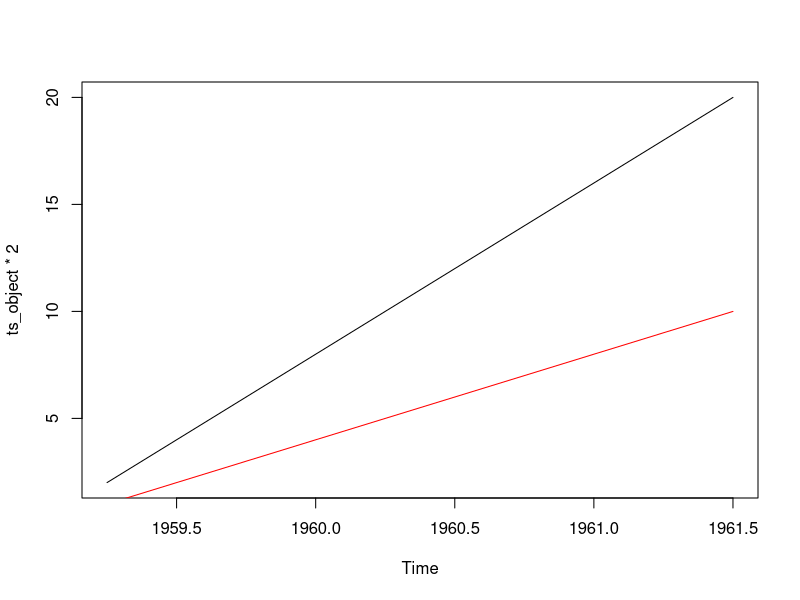

Here is the R script that generated this plot:
## ---- chunk 1
knitr::opts_chunk$set(echo = TRUE, collapse = FALSE, warning = FALSE,
                      message = FALSE)
i = -1
knitr::opts_template$set(exercice = list(box.title = paste("Exercice "),
                                         box.icon = "fa-question",
                                         box.collapse = NULL))
knitr::opts_template$set(solution = list(box.title = "Solution",
                                         box.body = list(fill = "#e6f6e7", colour = "black"),
                                         box.header = list(fill = "#ace1af", colour = "black"),
                                         box.icon = "fa-check-square",
                                         box.collapse = TRUE))
knitr::opts_template$set(alert = list(box.title = "Attention !",
                                      box.body = list(fill = "#fa5b42", colour = "#fdf6d4"),
                                      box.collapse = NULL,
                                      box.icon = "fa-exclamation-triangle"))
knitr::opts_template$set(indice = list(box.title = "Indice",
                                      box.body = list(fill = "#fff9dc", colour = "black"),
                                      box.header = list(fill = "#ffec8b", colour = "black"),
                                      box.icon = "fa-search",
                                      box.collapse = TRUE))
## ---- chunk 2
ts(1:10, frequency = 4, start = c(1959, 2)) # 2ème trimestre de 1959
# Équivalent à 
ts(1:10, frequency = 4, start = 1959 + 1/4)
## ---- chunk 3
ts(1:10, frequency = 4, end = c(1959, 2))
## ---- chunk 4
ts(1:10, frequency = 4, start = c(1959, 2), end = c(1960, 4))
## ---- chunk 5
ts_object <- ts(1:10, frequency = 4, start = c(1959, 2))
window(ts_object, end = c(1960, 4))
## ---- chunk 6
start(ts_object)
end(ts_object)
frequency(ts_object)
## ---- chunk 7
time(ts_object)
cycle(ts_object)
## ---- chunk 8
ts_object[cycle(ts_object) == 2]
## ---- chunk 9
indicatrice <- ts(0, start = 2000, end = 2020, frequency = 12)
window(indicatrice, start = c(2005, 4), end = c(2005, 4)) <- 1
indicatrice
## ---- chunk 10
plot(ts_object * 2)
lines(ts_object, col = "red")
## ---- chunk 11
mts <- ts(matrix(rnorm(300), 100, 3), start = c(1961, 1), frequency = 12)
## ---- chunk 12
colnames(mts)
# mts[,1] # ou de façon équivalente :
mts[, "Series 1"]
## ---- chunk 13
ts_object2 <- ts(1:10, frequency = 4, start = c(1960, 1))
ts.union(ts_object, ts_object2) # on garde toute la couverture temporelle en rajoutant des NA
ts.intersect(ts_object, ts_object2) # on ne garde que les périodes communes
## ---- chunk 14
ipi_fr_manuf <- ts(c(94.2, 96.69, 95.66, 95.06, 95.96, 93.97, 94.16, 93.4, 
94.12, 94.29, 92.42, 93.01, 94.98, 93.31, 93.76, 93.06, 91.93, 
93.41, 91.68, 92.98, 93.42, 92.39, 93.74, 92.69, 93.12, 92.57, 
93.49, 92.59, 92.85, 91.74, 91.23, 91.53, 90.08, 90.47, 89.97, 
88.44, 88.66, 87.86, 87.38, 87.42, 87.14, 86.24, 87.67, 86.86, 
87.2, 87.68, 85.93, 86.25, 88.14, 87.71, 88.21, 89.59, 90.38, 
90.76, 91.67, 92.18, 91.79, 93.02, 94.54, 94.04, 94.17, 94.56, 
93.94, 94.29, 93.59, 94.34, 94.79, 94.04, 94.62, 93.51, 92.59, 
94.9, 93.89, 93.19, 94.19, 93.67, 95.19, 94.72, 92.82, 95.49, 
95.13, 94.21, 95.42, 95.34, 94.39, 96.09, 97.14, 100.02, 97.84, 
98.59, 98.72, 102.9, 100.51, 103.23, 100.91, 103.1, 103.21, 103.76, 
102.15, 103.37, 104.98, 104.21, 105.32, 102.65, 104.34, 104.07, 
104.39, 103.62, 104.75, 103.36, 103.8, 104.89, 105.49, 106.69, 
106.91, 104.6, 107.76, 109.36, 109.26, 108.33, 109.12, 109.6, 
110.2, 110.81, 112.57, 110.92, 112.15, 110.86, 111.53, 112.75, 
112.67, 114.3, 113.32, 114.09, 114.65, 112.12, 113.06, 113.27, 
111.34, 114.36, 111.94, 112.04, 109.81, 110.12, 110.98, 111.91, 
112.23, 112.86, 111.23, 111.13, 109.96, 112.59, 110.62, 109.69, 
111.26, 108.05, 110.05, 110.39, 110.92, 110.7, 107.72, 107.26, 
109.22, 108.78, 108.66, 110.62, 108.8, 109.42, 110.12, 111.6, 
110.61, 111, 110.22, 111.69, 112.3, 107.68, 111.92, 112.66, 110.38, 
110.74, 113.16, 111.04, 108.72, 112, 110.35, 110.3, 110.21, 109.04, 
112.63, 109.26, 113.55, 112.07, 111.16, 110.64, 112.98, 111.54, 
114.46, 114.28, 112.29, 111.52, 113.52, 112.84, 112.1, 114.24, 
113.24, 114.18, 114.73, 113.28, 115.9, 114.88, 115.04, 115.72, 
112.57, 115.17, 113.71, 113.82, 115.29, 116.48, 114.36, 116.12, 
111.24, 110.64, 111.49, 109.8, 109.25, 107.21, 100.8, 99.34, 
94.87, 93.66, 92.19, 92.2, 93.49, 95.23, 94.71, 96.27, 97.09, 
96.3, 97.66, 96.56, 97.12, 96.6, 98.78, 98.7, 99.27, 99.03, 99.69, 
98.63, 99.98, 99.7, 100.82, 101.79, 104.09, 105.03, 103.59, 102.21, 
105.56, 101.55, 103.08, 101.93, 101.22, 101.5, 104.35, 102.1, 
101.05, 100.14, 101.87, 100.16, 99.79, 99.16, 100.01, 101.92, 
100.11, 97.66, 97.59, 99.12, 98.02, 98.55, 98.78, 100.31, 100.31, 
99.64, 98.56, 98.37, 98.54, 99.16, 100.35, 99.27, 98.24, 99.95, 
99.43, 99.53, 96.53, 99.06, 100.11, 98.2, 99.17, 97.91, 96.93, 
99.45, 99.02, 99.38, 99.74, 99.38, 100.85, 100.02, 98.66, 100.22, 
101.23, 100.64, 99.94, 100.92, 102.39, 100.8, 99.54, 100.73, 
99.76, 99.07, 99.77, 101.63, 100.4, 99.4, 102.76, 100.97, 100.16, 
101.11, 102.62, 101.82, 103.7, 103.02, 103.59, 103.54, 104.38, 
105.57, 105.52, 105.93, 103.59, 102.87, 103.82, 103.83, 102.5, 
104.23, 104.04, 104.61, 103.38, 104.22, 103.42, 103.7, 104.93, 
105.75, 104.38, 104.29, 105.98, 103.72, 104.07, 103.1, 103.88, 
104.37), start = 1990, frequency = 12)
## ---- chunk 15
ev <- function(x){
  result <- (x/lag(x, k = -1) - 1) * 100
  return(result)
}
# Ou de manière équivalente :
ev2 <- function(x){
  # Attention ici c'est bien k = 1 dans la fonction diff
  # et k = -1 dans la fonction lag
  result <- (diff(x, k = 1) /lag(x, k = -1)) * 100
  return(result)
}
#################################################
# Remarque : pour des raisons informatiques ces deux fonctions ne donnent pas exactement le même résultat.
# C'est un problème récurrent lorsque l'on souhaite tester l'équalité entre deux séries temporelles :
all (ev(ipi_fr_manuf) == ev2(ipi_fr_manuf))
# Une solution est plutôt d'utiliser la fonction all.equal():
isTRUE(all.equal(ev(ipi_fr_manuf), ev2(ipi_fr_manuf)))
## ---- chunk 16
library(xts)
moy_an <- apply.yearly(as.xts(ipi_fr_manuf), mean)
moy_an
## ---- chunk 17
# Tout d'abord on prolonge l'IPI par des valeurs manquantes jusqu'à la fin de l'année,
# sinon la dernière somme sur le trimestre est fausse.
ipi_fr_manuf_prolonge <- window(ipi_fr_manuf, end = c(2019, 12), extend = TRUE)
somme_trim <- apply.quarterly(as.xts(ipi_fr_manuf_prolonge), sum)
# Attention la fonction lag n'agit pas pareil pour les objets xts et ts :
# il faut ici utiliser l'option k = 1
evol_trim <- (somme_trim/lag(somme_trim, k = 1) - 1) * 100
# On peut utiliser la fonction format() si l'on veut convertir automatiquement en un objet ts
start_year <- as.numeric(format(start(evol_trim), "%Y"))
start_quarter <- as.numeric(substr(quarters(start(evol_trim)), 2, 2))
ts(evol_trim, start = c(start_year, start_quarter), frequency = 4)
## ---- chunk 18
somme_trim <- aggregate(as.zoo(ipi_fr_manuf_prolonge), yearqtr, sum)
somme_trim <- as.ts(somme_trim) #La conversion en ts est plus simple depuis un objet zoo
evol_trim <- ev(somme_trim)
evol_trim
## ---- chunk 19
serie_avec_NA <- ts(c(NA, NA, NA, NA, NA, NA, NA, NA, NA, NA, NA, NA, 0, 0, 0, 0, 
  0, 0, 0, 0, 0, 0, 0, 0, 0, 0, 0, 0, 0, 0, 0, 0, 0, 0, 0, 0, NA, 
  NA, NA, NA, NA, NA, NA, NA, NA, NA, NA, NA, NA, NA, NA, NA, NA, 
  NA, NA, NA, NA, NA, NA, NA, 1, 1, 1, 1, 1, 1, 1, 1, 1, 1, 1, 
  1, 1, 1, 1, 1, 1, 1, 1, 1, 1, 1, 1, 1, NA, NA, NA, NA, NA, NA, 
  NA, NA, NA, NA, NA, NA), start= 2000, frequency = 12)
## ---- chunk 20
# D'abord on enlève les valeurs manquandes au début de la série
etape_1 <- na.trim(serie_avec_NA, sides = "left")
etape_1
# Ensuite on interpole
etape_2 <- na.approx(etape_1, na.rm = FALSE)
etape_2
# Enfin on remplace les valeurs à la fin de la série
etape_3 <- na.locf(etape_2)
etape_3
## ---- chunk 21
dates <- as.yearmon(time(ipi_fr_manuf))
dates <- format(dates, "%d/%m/%Y")
donnees_formatees <- data.frame(date = dates, ipi = ipi_fr_manuf)
head(donnees_formatees)
